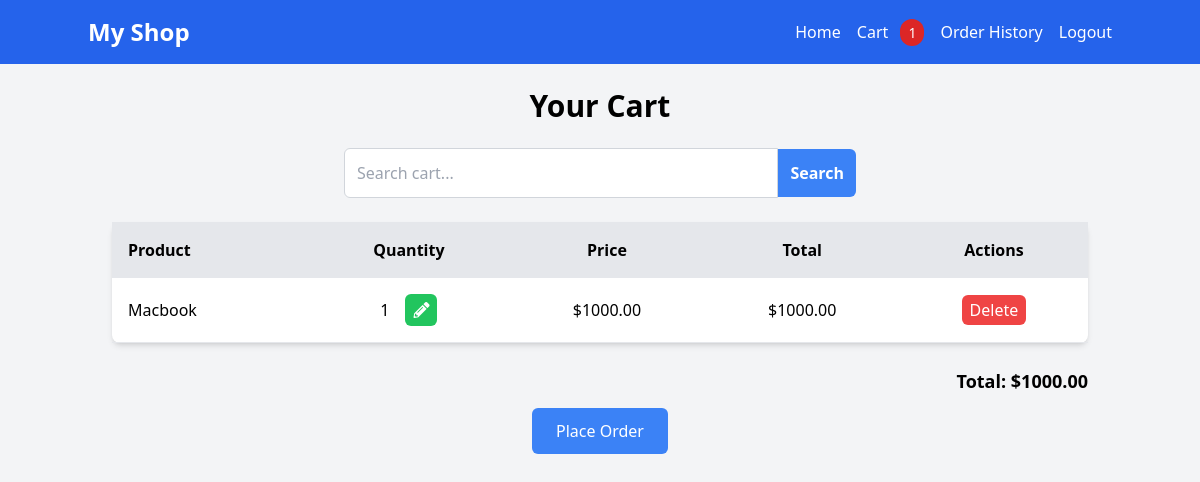
The page /cart/ (signed in) on the database as committed earlier.
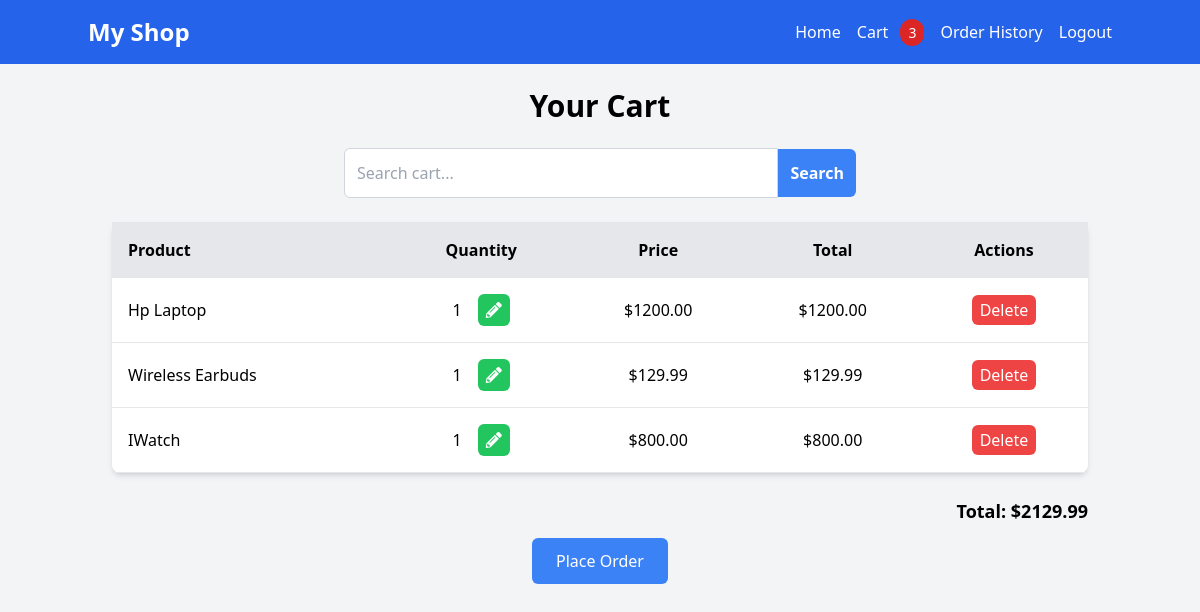
The same page on the database as committed later.
### shop/models.py (models this page shows, shortened)
class CartItem(models.Model):
    cart = models.ForeignKey(Cart, on_delete=models.CASCADE)
    product = models.ForeignKey(Product, on_delete=models.CASCADE)
    quantity = models.PositiveIntegerField(default=1)
    def get_total_price(self):
        return self.product.price * self.quantity

class Product(models.Model):
    name = models.CharField(max_length=255)
    price = models.DecimalField(max_digits=10, decimal_places=2)
    description = models.TextField()

### shop/views.py (the view)
# urls.py: path('cart/', views.cart_view, name='cart'),
@login_required
def cart_view(request):
    cart, created = Cart.objects.get_or_create(user=request.user)
    cart_items = CartItem.objects.filter(cart=cart)
    total_price = sum(item.get_total_price() for item in cart_items)
    return render(request, 'shop/cart.html', {'cart_items': cart_items, 'total_price': total_price})

### shop/context_processors.py (called while the page is built)
def cart_item_count(request):
    total_items = 0
    if request.user.is_authenticated:
        cart, created = Cart.objects.get_or_create(user=request.user)
        cart_items = CartItem.objects.filter(cart=cart)
        total_items = sum(item.quantity for item in cart_items)
    return {'total_items': total_items}

### shop/templates/shop/cart.html (shortened to what this page needs)
{% extends 'shop/base.html' %}
{% block content %}
<div class="container mx-auto p-6">
    <h1 class="text-3xl font-bold text-center mb-6">Your Cart</h1>
    <form method="GET" action="{% url 'search_cart' %}" class="mb-6">
        <div class="flex items-center max-w-lg mx-auto">
            <input type="text" name="q" placeholder="Search cart..." value="{{ request.GET.q|default_if_none:'' }}"
                class="w-full p-3 border border-gray-300 rounded-l-md focus:outline-none focus:ring-2 focus:ring-blue-500">
            <button type="submit"
                class="p-3 bg-blue-500 text-white font-semibold rounded-r-md hover:bg-blue-600 transition duration-300">
                Search
            </button>
        </div>
    </form>
    {% if cart_items %}
    <table class="table-auto w-full bg-white shadow-md rounded-lg">
        <thead>
            <tr class="bg-gray-200">
                <th class="p-4 text-left">Product</th>
                <th class="p-4">Quantity</th>
                <th class="p-4">Price</th>
                <th class="p-4">Total</th>
                <th class="p-4">Actions</th>
            </tr>
        </thead>
        <tbody>
            {% for item in cart_items %}
            <tr class="border-b">
                <td class="p-4">{{ item.product.name }}</td>
                <td class="p-4 text-center">
                    <div class="flex flex-row gap-2 items-center justify-center w-full">
                        <span class="mr-2">{{ item.quantity }}</span>
                        <form method="POST" action="{% url 'update_quantity' item.id %}">
                            <button type="submit" class="bg-green-500 text-white px-2 py-1 rounded-md">
                                <i class="fas fa-pencil-alt"></i>
                            </button>
                        </form>
                    </div>
                </td>
                <td class="p-4 text-center">${{ item.product.price }}</td>
                <td class="p-4 text-center">${{ item.get_total_price }}</td>
                <td class="p-4 text-center">
                    <a href="{% url 'delete_cart_item' item.id %}"
                        class="bg-red-500 text-white px-2 py-1 rounded-md">Delete</a>
                </td>
            </tr>
            {% endfor %}
        </tbody>
    </table>
    <div class="mt-6 text-right">
        <p class="text-lg font-bold">Total: ${{ total_price }}</p>
    </div>
    <div class="mt-6 text-center">
        <a href="{% url 'place_order' %}"
            class="bg-blue-500 text-white px-6 py-3 rounded-md hover:bg-blue-600 transition duration-300">Place
            Order</a>
    </div>
    {% else %}
    <p class="text-center text-gray-500">Your cart is empty.</p>
    {% endif %}
</div>
{% endblock %}

### shop/templates/shop/base.html (shortened to what this page needs)
{% load static %}
<!DOCTYPE html>
<html lang="en">
<head>
    <link href="{% static 'shop/css/output.css' %}" rel="stylesheet">
    <link href="https://cdnjs.cloudflare.com/ajax/libs/font-awesome/5.15.3/css/all.min.css" rel="stylesheet">
</head>
<body class="bg-gray-100">
    <header class="bg-blue-600 p-4">
        <div class="container mx-auto flex justify-between items-center">
            <h1 class="text-white text-2xl font-bold">My Shop</h1>
            <nav>
                <ul class="flex space-x-4">
                    <li><a href="{% url 'home' %}" class="text-white">Home</a></li>
                    {% if user.is_authenticated %}
                    <li><a href="{% url 'cart' %}" class="text-white">
                            Cart
                            {% if total_items > 0 %}
                            <span class="bg-red-600 text-white rounded-full px-2 py-1 text-sm ml-2">
                                {{ total_items }}
                            </span>
                            {% endif %}
                        </a></li>
                    <li><a href="{% url 'order_history' %}" class="text-white">Order History</a></li>
                    <li>
                        <form method="POST" action="{% url 'logout' %}">
                            <button type="submit" class="text-white">
                                Logout
                            </button>
                        </form>
                    </li>
                    {% else %}
                    <li><a href="{% url 'login' %}" class="text-white">Login</a></li>
                    {% endif %}
                </ul>
            </nav>
        </div>
    </header>
    <main class="container mx-auto">
        {% block content %}{% endblock %}
    </main>
</body>
</html>

Rows that differ between the two databases and show on the page:
removed CartItem: product.name "Macbook", quantity "1", product.price "1000.00", get_total_price "1000.00"
added CartItem: product.name "Hp Laptop", quantity "1", product.price "1200.00", get_total_price "1200.00"
added CartItem: product.name "Wireless Earbuds", quantity "1", product.price "129.99", get_total_price "129.99"
added CartItem: product.name "IWatch", quantity "1", product.price "800.00", get_total_price "800.00"
Other text that changed with them:
{{ total_items }}: "1" → "3"
{{ total_price }}: "1000.00" → "2129.99"
